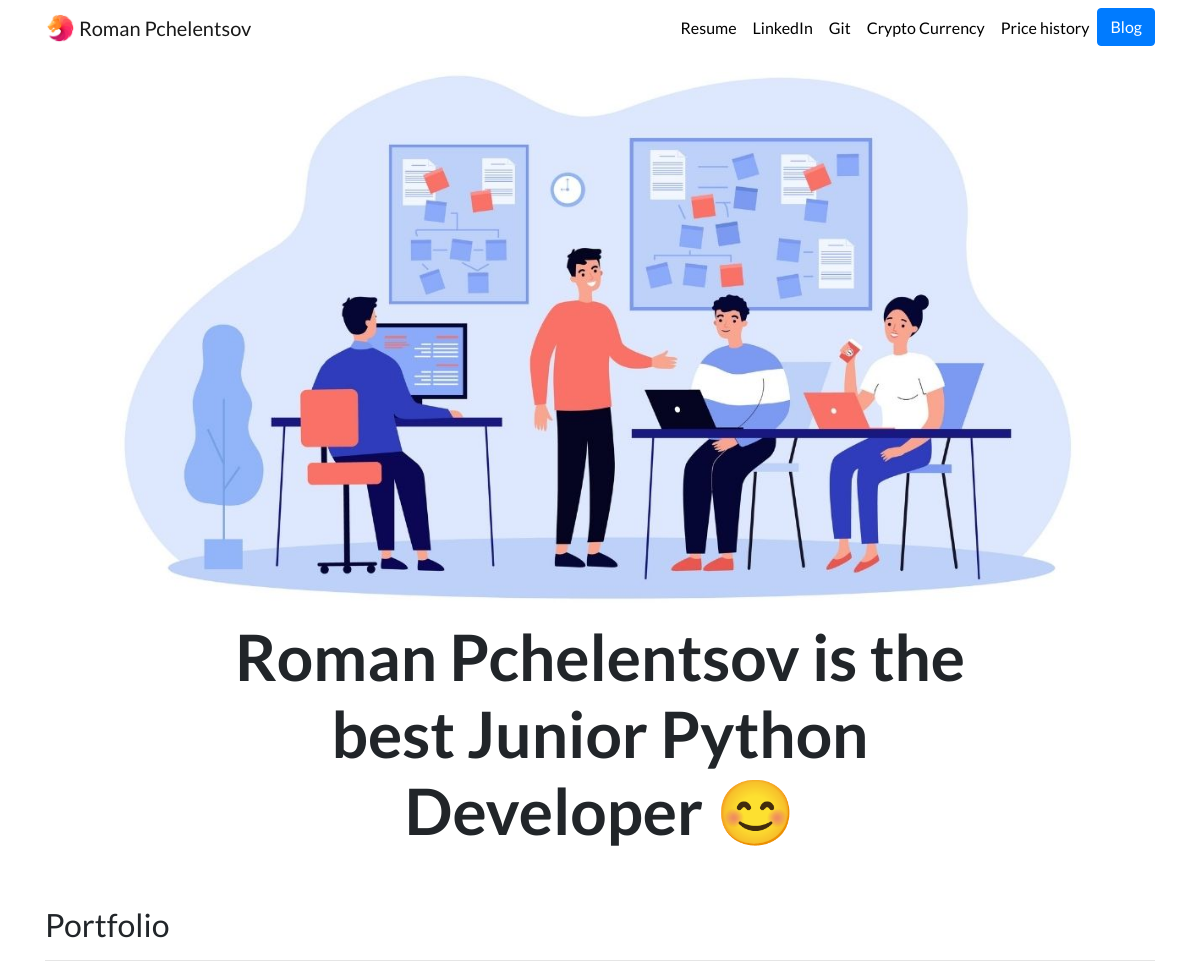
Before: / with the older database file.
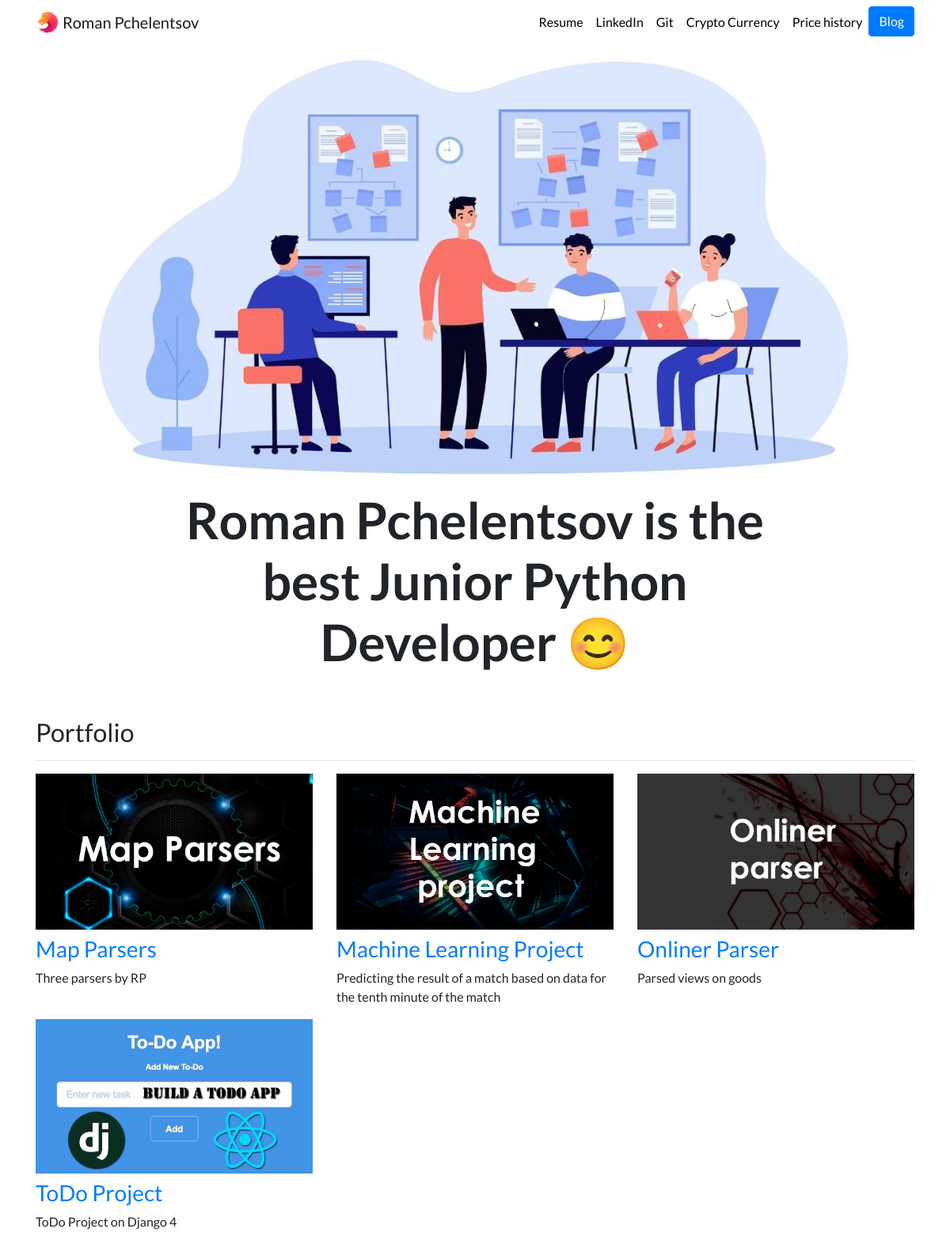
After: the same page with the newer database file.
### portfolio/models.py (models this page shows, shortened)
class Project(models.Model):
    title = models.CharField(max_length=100)
    description = models.CharField(max_length=250)
    image = models.ImageField(upload_to='portfolio/images/')
    url = models.URLField(blank=True)

### portfolio/views.py (the view)
# urls.py: 2. Add a URL to urlpatterns:  path('', views.home, name='home')
def home(request):
    projects = Project.objects.all()
    return render(request, 'portfolio/home.html', {'projects': projects})

### portfolio/templates/portfolio/home.html
{% extends "portfolio/base.html" %}
{% load static %}
{% block content %}
<div class="row justify-content-center my-3">
  <div class="col-11">
    <img src="{% static 'portfolio/background.png' %}" class="img-fluid" >
  </div>
</div>
<div class="row justify-content-center mb-3">
  <div class="col-md-9 text-center">
    <h1 id="hometext" class="font-weight-bold">Roman Pchelentsov is the best Junior Python Developer 😊</h1>
  </div>
</div>
<h2 class="mt-5">Portfolio</h2>
<hr>
<div class="row">
  {% for project in projects %}
  <div class="col-lg-4 col-md-6">
    {% if project.url %}
    <a href="{{ project.url }}">
      <img src="{{ project.image.url }}" class="img-fluid mb-2">
    </a>
    {% else %}
    <img src="{{ project.image.url }}" class="img-fluid mb-2">
    {% endif %}
    <a href="{{ project.url }}" class="portfolio-url">
      <h3>{{ project.title }}</h3>
    </a>
    <p>{{ project.description }}</p>
  </div>
  {% endfor %}
</div>
{% endblock %}

### portfolio/templates/portfolio/base.html (shortened to what this page needs)
{% load static %}
<!doctype html>
<html lang="en">
<head>
  <link rel="stylesheet" href="https://stackpath.bootstrapcdn.com/bootstrap/4.4.1/css/bootstrap.min.css">
  <link rel="stylesheet" href="{% static "portfolio/custom.css" %}">
</head>
<body>
  <nav id="topNav" class="navbar navbar-expand-md navbar-light">
    <div class="container">
      <a class="navbar-brand" href="{% url 'home' %}">
        <img src="{% static "portfolio/Logo.png" %}" width="30" height="30" class="d-inline-block align-top" alt="Roman's Logo">
        <span>Roman Pchelentsov</span>
      </a>
      <div class="collapse navbar-collapse text-center" id="navbarNav">
        <ul class="navbar-nav ml-auto">
          <li class="nav-item">
            <a class="nav-link" href="{% static "portfolio/resumePD2.pdf" %}" target="_blank">Resume</a>
          </li>
          <li class="nav-item">
            <a class="nav-link" href="https://www.linkedin.com/in/roman-pchelentsov-b048b0234/" target="_blank">LinkedIn</a>
          </li>
          <li class="nav-item">
            <a class="nav-link" href="https://github.com/NightScream39" target="_blank">Git</a>
          </li>
            <li class="nav-item">
            <a class="nav-link" href="{% url 'currency' %}">Crypto Currency</a>
            </li>
            <li class="nav-item">
            <a class="nav-link" href="{% url 'price_history' %}">Price history</a>
            </li>
          <li>
            <a role="button" href="{% url 'article:all_blogs' %}" class="btn btn-primary">Blog</a>
          </li>
        </ul>
      </div>
    </div>
  </nav>
  <div class="container">
    {% block content %}{% endblock %}
  </div>
</body>
</html>

### portfolio/static/portfolio/custom.css (style rules this page uses)
.navbar-nav .nav-link { color: rgba(0,0,0,1) !important; }
body { font-family: 'Lato', sans-serif; }
@media (min-width: 992px) { #hometext { font-size: 4rem; } }

Changed rows visible on the page:
added Project: image (picture), title "Map Parsers", description "Three parsers by RP"
added Project: image (picture), title "Machine Learning Project", description "Predicting the result of a match based on data for the tenth minute of the match"
added Project: image (picture), title "Onliner Parser", description "Parsed views on goods"
added Project: image (picture), title "ToDo Project", description "ToDo Project on Django 4"
